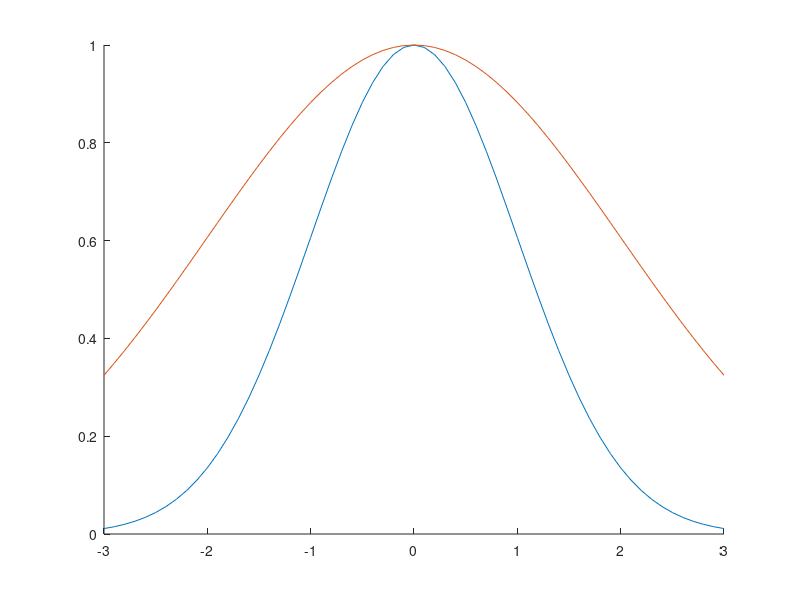

Recreate this plot in MATLAB.

clear all

x = [-3:.1:3] ; 
hold on
y = gaussmf (x, [1 0]);  

secondy = gaussmf(x, [2 0]);

plot(x, y) 
plot(x, secondy) 
hold off
